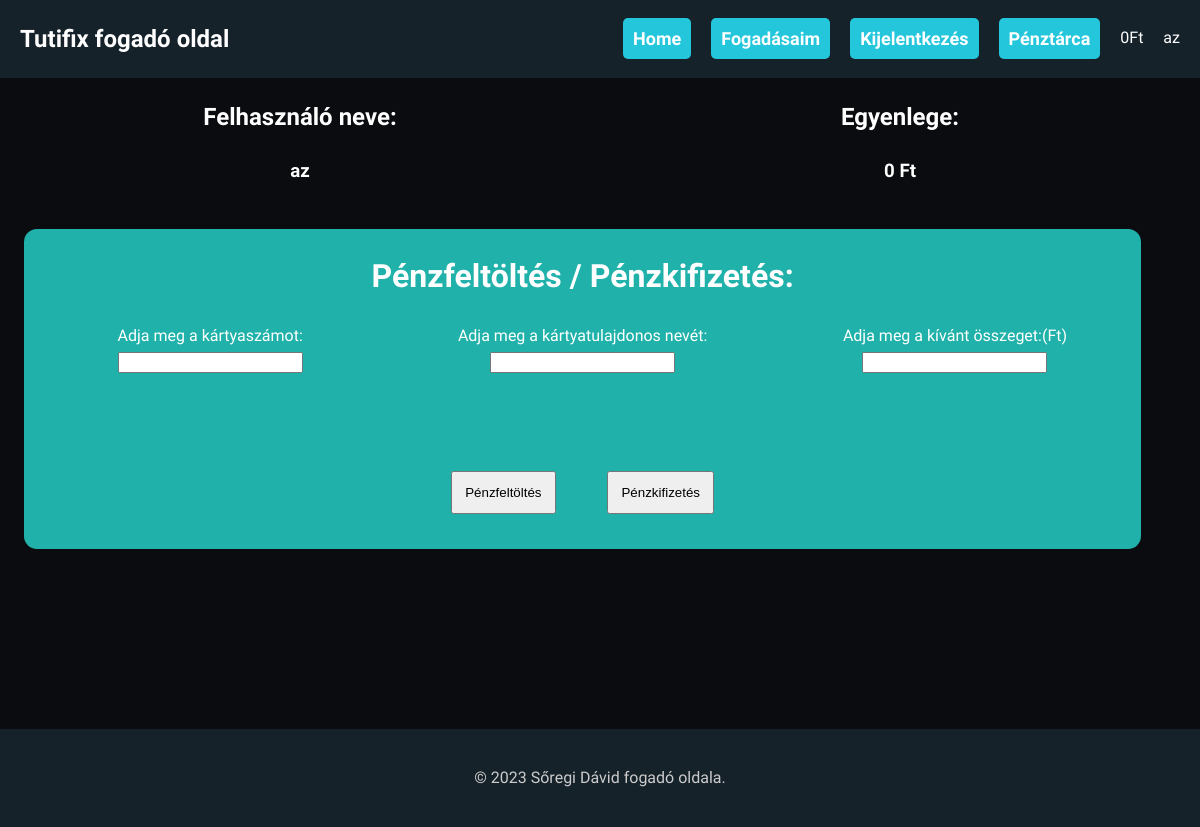
/fogadas_zarouj/penztarca.php (signed in), run on an earlier commit of the app's database.
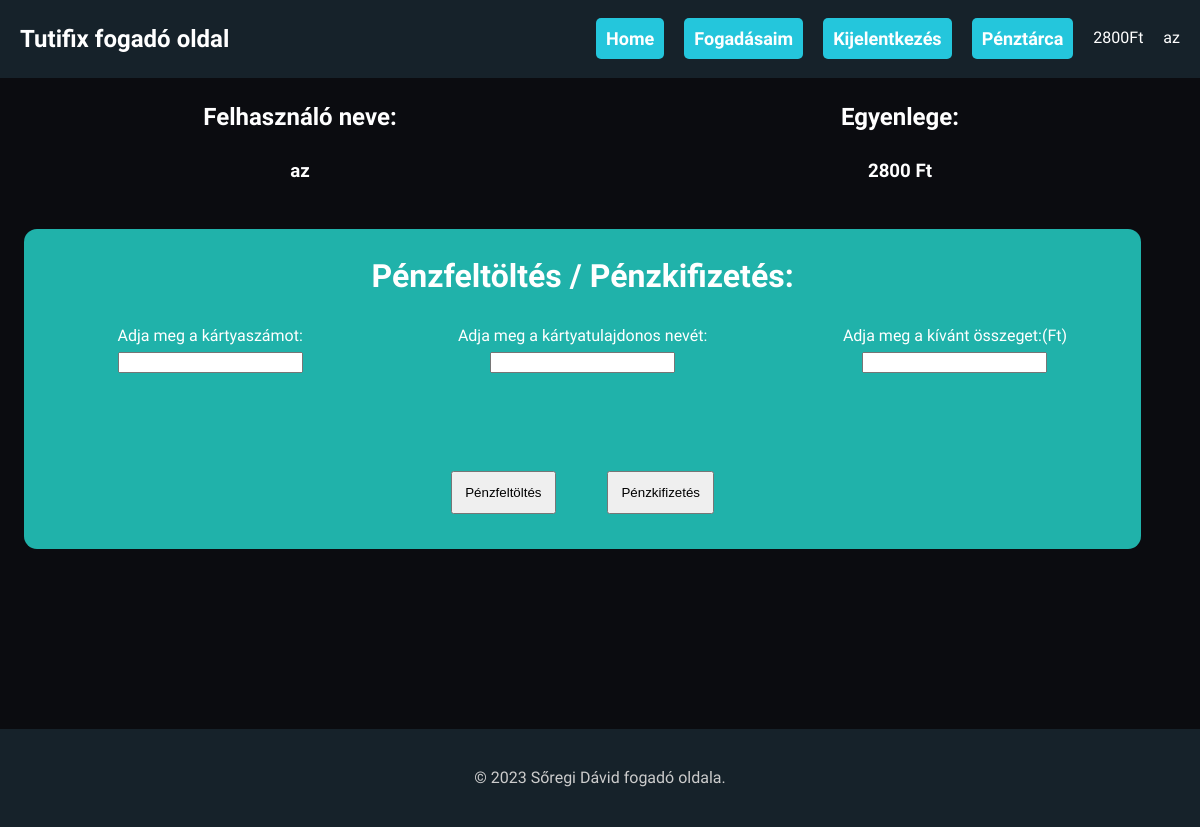
And on a later commit of the database.
### tables this page shows
CREATE TABLE `penztarca` (
  `felhasz_id` int(11) NOT NULL,
  `penztarca_id` int(11) NOT NULL,
  `egyenleg` double NOT NULL
);

### fogadas_zarouj/database.php (called while the page is built, shortened)
<?php
$db = new Database();
class Database {
    private $database = 'fogadas_zaro';
    private $host = 'localhost';
    private $user = 'root';
    private $password = '';
    protected $dbc = null;
    public function security($data){
        return htmlspecialchars(trim($data));
    }
    public function __construct() {
        try {
            $this->dbc = new mysqli($this->host, $this->user, $this->password, $this->database);
            $this->dbc->set_charset('utf8');
        } catch (mysqli_sql_exception $exc) {
            echo "Kapcsolódási hiba:" . $exc->getMessage();
        }
    }
    public function RunSQL($sql) {
        try {
            $utasitas = $this->dbc->prepare($sql);
            $utasitas->execute();
        } catch (mysqli_sql_exception $exc) {
            echo "Lekérdezési hiba: " . $exc->getMessage();
        }
        $result = $utasitas->get_result();
        if ($result) {
            return $result;
        } else {
            return $utasitas->affected_rows;
        }
    }
}?>

### fogadas_zarouj/penztarca.php (the view, shortened to what this page needs)
<?php include('header.php');
$sql6 = "SELECT egyenleg FROM penztarca WHERE felhasz_id = " . $_SESSION['felhasz_id'] . ";";
$result6 = $db->RunSQL($sql6);
$result6 = $result6->fetch_assoc()['egyenleg'];
?>
<main>
    <div class="grid-container-adat">
        <div class="col1-adat">
            <h2>Felhasználó neve:</h2>
            <?php if (isset($_SESSION['felhasz_nev'])): ?>
                <h3>
                    <?= $_SESSION['felhasz_nev']; ?>
                </h3>
            <?php endif; ?>
        </div>
        <div class="col2-adat">
            <h2>Egyenlege:</h2>
            <h3>
                <?= $result6; ?> Ft
            </h3>
        </div>
    </div>
    <form method="POST">
        <div class="kozos1">
            <div class="penzfeltoltes">
                <h1>Pénzfeltöltés / Pénzkifizetés:</h1>
                <div class="grid-container-penzfeltoltes">
                    <div class="col1-penzfeltoltes">
                        <label for="kartyaszam">Adja meg a kártyaszámot:</label>
                        <input type="text" name="kartyaszam" id="kartyaszam" required>
                    </div>
                    <div class="col2-penzfeltoltes">
                        <label for="kartyat">Adja meg a kártyatulajdonos nevét:</label>
                        <input type="text" name="kartyat" id="kartyat" required>
                        <br>
                        <button class="button" id="penzbe" name="penzbe">Pénzfeltöltés</button>
                        <button class="button" id="penzki" name="penzki">Pénzkifizetés</button>
                    </div>
                    <div class="col3-penzfeltoltes">
                        <label for="osszeg">Adja meg a kívánt összeget:(Ft)</label>
                        <input type="text" name="osszeg" id="osszeg" required>
                    </div>
    </form>
    </div>
<?php include('footer.php'); ?>

### fogadas_zarouj/header.php (shortened to what this page needs)
<?php
include('database.php');
if(isset($_SESSION['felhasz_id']) ? $_SESSION['felhasz_id'] = $db->security($_SESSION['felhasz_id']) : $_SESSION['felhasz_id'] = ""){
$sql2 = "SELECT egyenleg FROM penztarca WHERE felhasz_id = " .$_SESSION['felhasz_id'].";";
$result2 = $db->RunSQL($sql2);
}
?>
<!DOCTYPE html>
<html lang="hu">
<head>
  <link href="kinezet.css?<?php echo time(); ?>" rel="stylesheet">
</head>
<body>
  <div class="container">
    <div class="row">
      <header>
        <h1>Tutifix fogadó oldal</h1>
        <nav>
          <ul>
            <li><a href="Foldal.php" class="navbutton">Home</a></li>
            <?php
            if(isset($_SESSION['felhasz_id']) ? $_SESSION['felhasz_id'] = $db->security($_SESSION['felhasz_id']) : $_SESSION['felhasz_id'] = ""){?>
            <li><a href="fogadasok.php" class="navbutton">Fogadásaim</a></li>
           <?php   } ?>
            <?php if(isset($_SESSION['felhasz_nev'])) : ?>
            <li ><a href="logout.php" role="button" class="navbutton">Kijelentkezés</a></li>
            <li ><a href="penztarca.php" class="navbutton">Pénztárca</a></li>
            <?php while ($row = $result2->fetch_assoc()) : ?>
            <li ><?= $row['egyenleg']; ?>Ft</li>
            <?php endwhile; ?>
            <li ><?=$_SESSION['felhasz_nev']; ?></li>
            <?php else : ?>
            <li ><a href="register.php" class="navbutton">Regisztráció</a></li>
            <li ><a href="login.php" class="navbutton">Bejelentkezés</a></li>
            <?php endif; ?>
          </ul>
        </nav>
      </header>
    </div>

### fogadas_zarouj/footer.php (shortened to what this page needs)
<div class="row">
                <footer>
                <p>&copy; 2023 Sőregi Dávid fogadó oldala.</p>
                </footer>
            </div>
    </body>
</html>

### fogadas_zarouj/kinezet.css (style rules this page uses)
body { background-color: #0b0c10; color: #fff; font-family: 'Kanit', sans-serif; font-size: 16px; line-height: 1.6; margin: 0; }
.button { margin-top: 8vw; margin-right: 2vw; margin-left: 2vw; padding: 1vw; }
.kozos1 { display: inline-flex; margin: 2% 2% 3% 2%; width: 95vw; min-height: 58vh; }
.penzfeltoltes { background-color: lightseagreen; width: 100%; max-height: 40vh; border-radius: 13px; margin-right: 2%; text-align: center; }
.grid-container-adat { display: grid; grid-template-columns: repeat(2, 1fr); grid-template-areas: "col1 col2"; text-align: center; }
.col1-adat { grid-area: col1; flex-direction: column; }
.col2-adat { grid-area: col2; flex-direction: column; }
.grid-container-penzfeltoltes { display: grid; grid-template-columns: repeat(3, 1fr); grid-template-areas: "col1-penzfeltoltes col2-penzfeltoltes col3-penzfeltoltes"; text-align: center; }
.col1-penzfeltoltes { grid-area: col1-penzfeltoltes; flex-direction: column; }
.col2-penzfeltoltes { grid-area: col2-penzfeltoltes; flex-direction: column; }
.col3-penzfeltoltes { grid-area: col3-penzfeltoltes; flex-direction: column; }
.navbutton { text-decoration: none; font-weight: bold; padding: 10px; color: white; background-color: #24c6dc; border-radius: 5px; }
header { align-items: center; display: flex; justify-content: space-between; padding: 20px; background-color: #16222a; font-family: 'Kanit', sans-serif; }
header h1 { font-size: 24px; margin: 0; }
header nav ul { display: flex; list-style: none; margin: 0; padding: 0; }
header nav li { margin-right: 20px; }
header nav li:last-child { margin-right: 0; }
header nav a { font-size: 18px; }
footer { background-color: #16222a; color: #ccc; padding: 20px; text-align: center; }

What changed in the data, as far as the page shows it:
changed penztarca: egyenleg "0" → "2800"
